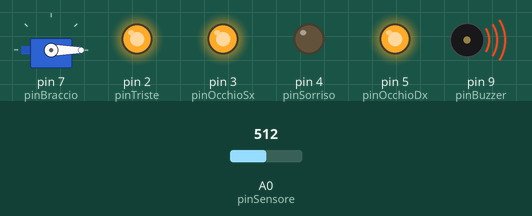
Simulated run of this sketch. Board: Arduino Uno, built with avr-gcc and run on an emulated ATmega328P. On the bench: servo, output pins drawn as LEDs (lit = HIGH), buzzer (waves = sounding). Inputs (shaded band) come from the test bench; at power-on: A0 (pinSensore) = 512. Random numbers use the default seed unless the sketch sets one.

Above: at 1.2 s.
1.3 s: A0 (pinSensore) set to 585
2.8 s: A0 (pinSensore) set to 618
At 5.3 s:
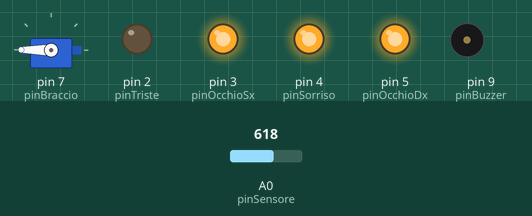
5.8 s: A0 (pinSensore) set to 590
At 7.0 s:
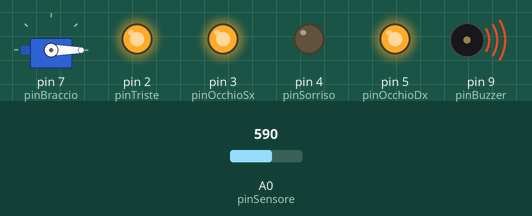
7.3 s: A0 (pinSensore) set to 610
At 7.8 s:
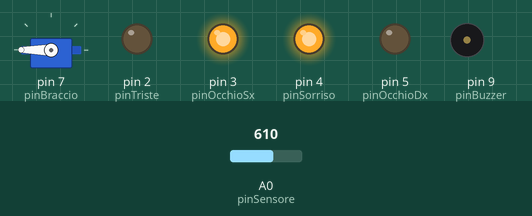
Timing chart, 0 to 11.3 s (numbered marks = the images above; inputs shaded):
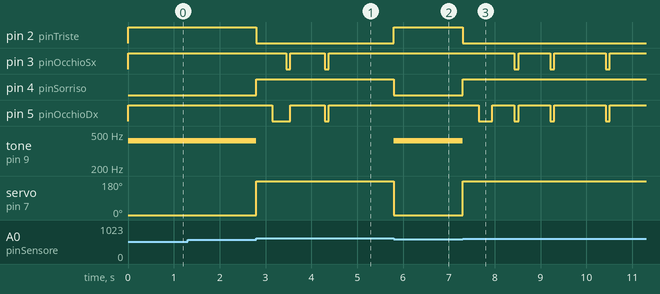

Measured:
- the behaviour switches between 599 and 600 on A0 (pinSensore) (found by bisection; images 0 and 1)
- after the input at 1.3 s, every drawn part: stays the same
- after the input at 2.8 s, pin 2 (pinTriste): HIGH → LOW at once; pin 3 (pinOcchioSx): alternates HIGH for 0.75 s and LOW for 0.09 s, 4 changes in all, then stays HIGH, starting after 0.65 s
- after the input at 5.8 s, pin 2 (pinTriste): LOW → HIGH at once; pin 4 (pinSorriso): HIGH → LOW at once; tone on pin 9 (pinBuzzer): silent → 415 Hz at once; servo on pin 7 (pinBraccio): 180° → 0° at once
- after the input at 7.3 s, pin 2 (pinTriste): HIGH → LOW at once; pin 3 (pinOcchioSx): goes LOW 0.09 s, HIGH 0.69 s, LOW 0.09 s, HIGH 1.1 s, LOW 0.09 s, then HIGH, starting after 1.1 s

The sketch:

robot.ino
```cpp
int pinOcchioDx = 5;
int pinOcchioSx = 3;

int pinSorriso = 4;
int pinTriste = 2;

int pinSensore = A0;

#include <Servo.h>
Servo braccio;
int pinBraccio = 7;

int pinBuzzer = 9;


void setup() {
  pinMode(pinOcchioDx, OUTPUT);
  pinMode(pinOcchioSx, OUTPUT);
  digitalWrite(pinOcchioDx, HIGH);
  digitalWrite(pinOcchioSx, HIGH);

  pinMode(pinSorriso, OUTPUT);
  pinMode(pinTriste, OUTPUT);
  digitalWrite(pinSorriso, HIGH);

  braccio.attach(pinBraccio);

  pinMode(pinBuzzer, OUTPUT);

  randomSeed(analogRead(A1)); // Un pin analogico scollegato da un valore casuale
}


void loop() {
  if (analogRead(A0) < 600) { // Soglia per rilevare l'ombra
    digitalWrite(pinSorriso, LOW);
    digitalWrite(pinTriste, HIGH);
    tone(pinBuzzer, 415);
    braccio.write(0);
    while (analogRead(A0) < 600); // Aspetta finché non ritorna la luce
    noTone(pinBuzzer);
    digitalWrite(pinTriste, LOW);
    digitalWrite(pinSorriso, HIGH);
    braccio.write(180);
    delay(350);
    occhiolino();
  } else if (random(15000) == 0) { // Una possibilità su 15000
    blink();
    delay(600);
  }
}


void occhiolino() {
  digitalWrite(pinOcchioDx, LOW);
  delay(300);
  digitalWrite(pinOcchioDx, HIGH);
}

void blink() {
  digitalWrite(pinOcchioDx, LOW);
  digitalWrite(pinOcchioSx, LOW);
  delay(90);
  digitalWrite(pinOcchioDx, HIGH);
  digitalWrite(pinOcchioSx, HIGH);
}
```
